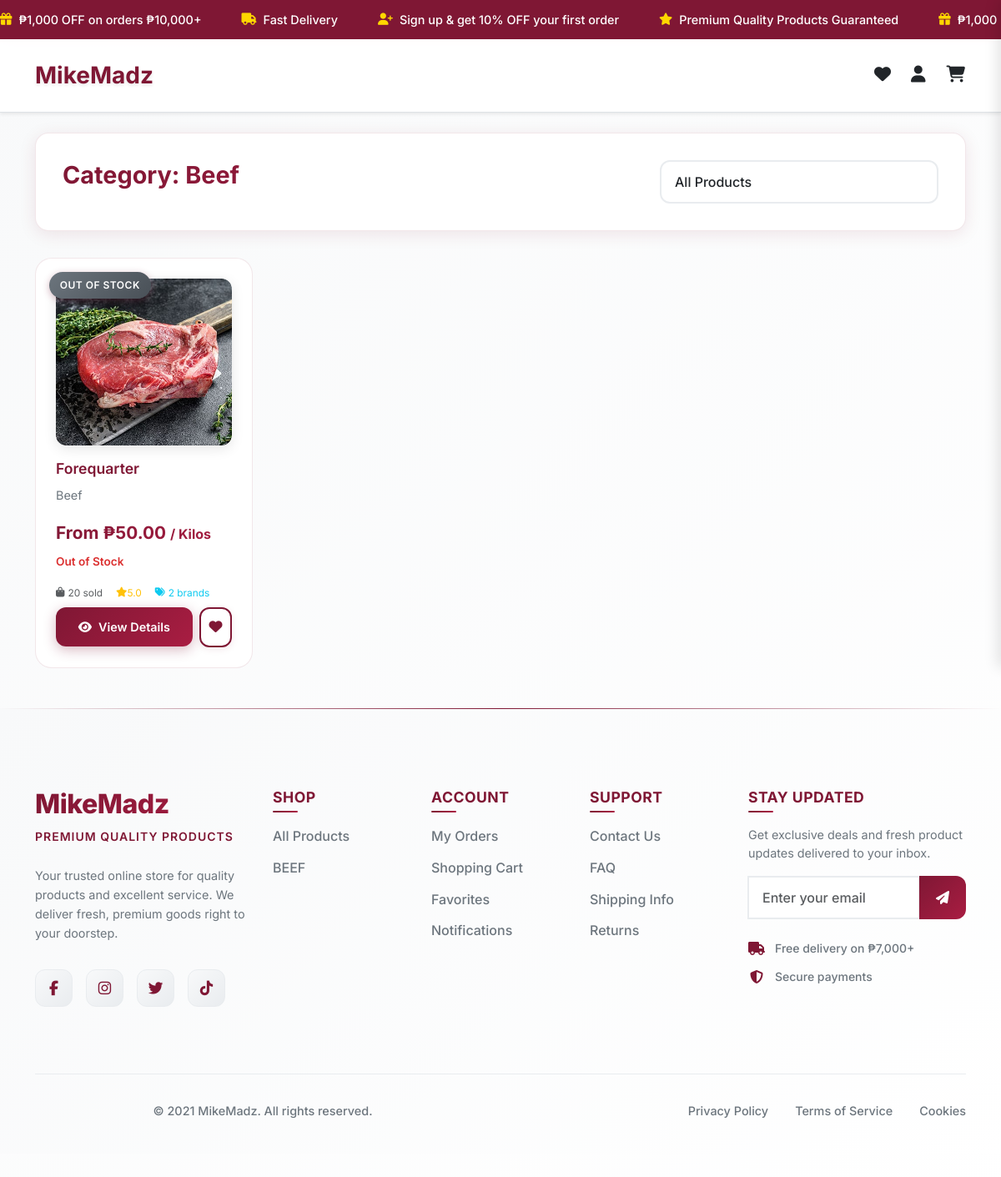
Page /product.php?category=beef on the committed database.
### tables this page shows
CREATE TABLE `promo_messages` (
  `id` int(11) NOT NULL,
  `message_text` text NOT NULL,
  `icon_class` varchar(100) NOT NULL DEFAULT 'fas fa-star',
  `is_active` tinyint(1) DEFAULT 1,
  `sort_order` int(11) DEFAULT 0,
  `created_at` timestamp NOT NULL DEFAULT current_timestamp(),
  `updated_at` timestamp NOT NULL DEFAULT current_timestamp() ON UPDATE current_timestamp()
);

CREATE TABLE `products` (
  `product_id` int(11) NOT NULL,
  `product_name` varchar(255) NOT NULL,
  `product_description` text DEFAULT NULL,
  `created_at` timestamp NOT NULL DEFAULT current_timestamp(),
  `category_id` int(11) DEFAULT NULL,
  `is_archive` tinyint(1) DEFAULT 0,
  `brand_id` int(11) DEFAULT NULL,
  `supplier_id` int(11) DEFAULT NULL,
  `uom_id` int(11) DEFAULT NULL,
  `shelf_life_days` int(11) DEFAULT NULL COMMENT 'Expected shelf life in days',
  `storage_requirements` enum('room_temp','refrigerated','frozen','special') DEFAULT 'room_temp',
  `is_perishable` tinyint(1) DEFAULT 0 COMMENT '1 if product is perishable, 0 if not'
);

CREATE TABLE `categories` (
  `category_id` int(11) NOT NULL,
  `category_name` varchar(100) NOT NULL
);

### product.php (the view, shortened to what the rows shown need)
<?php
include 'includes/db.php';
$products = [];
try {
    $user_favorites = [];
    if (isset($_GET['category'])) {
        $selectedCategory = $_GET['category'];
        if ($selectedCategory === 'all') {
            $products = $pdo->query("
                SELECT
                    p.product_id AS id,
                    p.product_name AS name,
                    p.product_description AS description,
                    uom.name AS uom_name,
                    -- Get lowest price among all brands for this product
                    MIN(COALESCE(pp.markup_price, 0) + COALESCE(
                        (SELECT pb.unit_cost FROM product_batches pb
                         WHERE pb.product_id = p.product_id AND pb.brand_id = b.id
                         AND pb.quantity_remaining > 0 AND pb.is_active = 1
                         ORDER BY pb.expiration_date ASC LIMIT 1),
                        pp.cost_price, 0
                    )) AS price,
                    -- Total stock from all brands combined
                    COALESCE(SUM(
                        (SELECT SUM(pb.quantity_remaining) FROM product_batches pb
                         WHERE pb.product_id = p.product_id AND pb.brand_id = b.id AND pb.is_active = 1)
                    ), 0) AS stock,
                    -- Products sold (from order_items)
                    COALESCE((
                        SELECT SUM(oi.quantity) FROM order_items oi
                        WHERE oi.product_id = p.product_id
                    ), 0) AS products_sold,
                        -- Average rating (from order_ratings via order_items)
                        COALESCE((
                            SELECT AVG(ord_rat.rating)
                            FROM order_ratings ord_rat
                            JOIN orders o ON ord_rat.order_id = o.orders_id
                            JOIN order_items oi ON o.orders_id = oi.order_id
                            WHERE oi.product_id = p.product_id
                        ), 0) AS avg_rating,
                    -- Count of brands available
                    COUNT(DISTINCT b.id) AS brand_count,
                    (SELECT pi.image_url FROM product_images pi
                     WHERE pi.product_id = p.product_id AND pi.is_primary = 1 LIMIT 1) AS image1
                FROM products p
                LEFT JOIN uom uom ON p.uom_id = uom.uom_id
                LEFT JOIN product_pricing pp ON p.product_id = pp.product_id
                LEFT JOIN brands b ON b.is_archived = 0
                WHERE p.is_archive = 0
                AND EXISTS (
                    SELECT 1 FROM product_batches pb
                    WHERE pb.product_id = p.product_id AND pb.brand_id = b.id AND pb.is_active = 1
                )
                GROUP BY p.product_id, p.product_name, p.product_description, uom.name
                ORDER BY stock DESC, name ASC
            ")->fetchAll(PDO::FETCH_ASSOC);
        } else {
            $stmt = $pdo->prepare("SELECT category_id FROM categories WHERE category_name = :name");
            $stmt->execute(['name' => $selectedCategory]);
            $categoryData = $stmt->fetch(PDO::FETCH_ASSOC);
            if ($categoryData) {
                $stmt->execute(['category_id' => $categoryData['category_id']]);
                $products = $stmt->fetchAll(PDO::FETCH_ASSOC);
            }
        }
    }
} catch (PDOException $e) {
    echo "Error fetching data: " . $e->getMessage();
}
?>
<!DOCTYPE html>
<html lang="en">
<head>
    <?php include 'includes/user_head.php'; ?>
    <link rel="stylesheet" href="https://cdn.jsdelivr.net/npm/swiper@11/swiper-bundle.min.css">
</head>
<body>
    <?php include 'includes/user_promo.php'; ?>
    <?php include 'includes/user_navbar.php'; ?>
    <div class="container mt-4 mb-5">
        <div class="category-section">
            <div class="row align-items-center">
                <div class="col-md-8">
                    <?php if (isset($_GET['category'])): ?>
                        <h1 class="category-title">Category: <?= htmlspecialchars(ucfirst($_GET['category'])) ?></h1>
                    <?php else: ?>
                        <h1 class="category-title">All Products</h1>
                    <?php endif; ?>
                </div>
            </div>
        </div>
        <div class="row g-4">
            <?php foreach ($products as $product): ?>
                <div class="col-md-6 col-lg-4 col-xl-3">
                    <div class="product-card">
                        <?php if ((float)$product['stock'] > 10): ?>
                            <span class="product-badge in-stock">In Stock</span>
                        <?php elseif ((float)$product['stock'] > 0): ?>
                            <span class="product-badge low-stock">Low Stock</span>
                        <?php else: ?>
                            <span class="product-badge out-of-stock">Out of Stock</span>
                        <?php endif; ?>
                        <div class="swiper mySwiper" data-product-id="<?= $product['id'] ?>" style="cursor: pointer;">
                            <div class="swiper-wrapper">
                                <?php if (!empty($product['image1'])): ?>
                                    <div class="swiper-slide">
                                        <img src="admin/<?= htmlspecialchars($product['image1']) ?>" class="w-100" style="height: 200px; object-fit: cover;" onerror="this.src='images/placeholder.jpg'">
                                    </div>
                                <?php endif; ?>
                            </div>
                        </div>
                        <h3 class="product-title" onclick="window.location.href='product_detail.php?id=<?= $product['id'] ?>'" style="cursor: pointer;">
                            <?= htmlspecialchars($product['name']) ?>
                        </h3>
                        <p class="product-desc"><?= htmlspecialchars($product['description']) ?></p>
                        <div class="product-price">
                            From ₱<?= number_format($product['price'], 2) ?>
                            <span class="fs-6 text-muted"> / <?= htmlspecialchars($product['uom_name'] ?? '') ?></span>
                        </div>
                        <div class="product-stock">
                            <?php if ($product['stock'] > 0): ?>
                                <span class="stock-available">
                                    Stock: <?= number_format((float)$product['stock'], 1) ?> <?= htmlspecialchars($product['uom_name'] ?? '') ?>
                                </span>
                            <?php else: ?>
                                <span class="stock-out">Out of Stock</span>
                            <?php endif; ?>
                        </div>
                        <div class="product-meta mb-2">
                            <small class="text-muted">
                                <i class="fas fa-shopping-bag me-1"></i><?= number_format($product['products_sold']) ?> sold
                            </small>
                            <?php if ($product['avg_rating'] > 0): ?>
                                <small class="text-warning ms-2">
                                    <i class="fas fa-star"></i> <?= number_format($product['avg_rating'], 1) ?>
                                </small>
                            <?php else: ?>
                                <small class="text-muted ms-2">
                                    <i class="fas fa-star"></i> No rating yet
                                </small>
                            <?php endif; ?>
                            <?php if ($product['brand_count'] > 1): ?>
                                <small class="text-info ms-2">
                                    <i class="fas fa-tags me-1"></i><?= $product['brand_count'] ?> brands
                                </small>
                            <?php endif; ?>
                        </div>
                        <div class="d-flex align-items-center gap-2">
                            <button type="button" class="btn-add-cart flex-grow-1" onclick="window.location.href='product_detail.php?id=<?= $product['id'] ?>'">
                                <i class="fas fa-eye me-2"></i>View Details
                            </button>
                            <button type="button" class="btn-favorite <?= in_array($product['id'], $user_favorites) ? 'favorited' : '' ?>" data-product-id="<?= $product['id'] ?>">
                                <i class="fas fa-heart"></i>
                            </button>
                        </div>
                    </div>
                </div>
            <?php endforeach; ?>
        </div>
    </div>
        <?php include 'includes/user_footer.php'; ?>
</body>
</html>

### includes/user_promo.php (shortened to what the rows shown need)
 <?php
$promo_messages = [];
try {
    include_once __DIR__ . '/db.php';
    $stmt = $pdo->query("SELECT * FROM promo_messages WHERE is_active = 1 ORDER BY sort_order ASC, created_at ASC");
    $promo_messages = $stmt->fetchAll(PDO::FETCH_ASSOC);
} catch (Exception $e) {
    $promo_messages = [
        ['message_text' => '₱1,000 OFF on orders ₱10,000+', 'icon_class' => 'fas fa-gift'],
        ['message_text' => 'Free Nationwide Delivery on ₱7,000+', 'icon_class' => 'fas fa-truck'],
        ['message_text' => 'Sign up & get 10% OFF your first order', 'icon_class' => 'fas fa-user-plus'],
        ['message_text' => 'Premium Quality Products Guaranteed', 'icon_class' => 'fas fa-star'],
        ['message_text' => '90 Minutes Express Delivery', 'icon_class' => 'fas fa-clock']
    ];
}
?>
<div class="promo-banner">
    <div class="promo-marquee">
        <?php foreach ($promo_messages as $message): ?>
            <div class="promo-item">
                <i class="<?= htmlspecialchars($message['icon_class']) ?>"></i><?= htmlspecialchars($message['message_text']) ?>
            </div>
        <?php endforeach; ?>
        <?php foreach ($promo_messages as $message): ?>
            <div class="promo-item">
                <i class="<?= htmlspecialchars($message['icon_class']) ?>"></i><?= htmlspecialchars($message['message_text']) ?>
            </div>
        <?php endforeach; ?>
    </div>
</div>

### includes/user_footer.php (shortened to what the rows shown need)
<?php
include_once __DIR__ . '/db.php';
$footer_categories = [];
try {
    $stmt = $pdo->query("
        SELECT
            c.category_id,
            c.category_name,
            COUNT(p.product_id) as product_count
        FROM categories c
        LEFT JOIN products p ON c.category_id = p.category_id AND p.is_archive = 0
        GROUP BY c.category_id, c.category_name
        HAVING product_count > 0
        ORDER BY product_count DESC, c.category_name
        LIMIT 6
    ");
    $footer_categories = $stmt->fetchAll(PDO::FETCH_ASSOC);
} catch (PDOException $e) {
    $footer_categories = [];
}
?>
<footer class="footer">
    <div class="container">
        <div class="row g-4 py-5">
            <div class="col-lg-3 col-md-6">
                <div class="footer-brand mb-4">
                    <h2 class="brand-name">MikeMadz</h2>
                </div>
            </div>
            <div class="col-lg-2 col-md-6">
                <ul class="footer-links">
                    <?php if (!empty($footer_categories)): ?>
                        <?php foreach ($footer_categories as $category): ?>
                            <li><a href="product.php?category=<?= urlencode(strtolower($category['category_name'])) ?>">
                                <?= htmlspecialchars(ucfirst($category['category_name'])) ?>
                            </a></li>
                        <?php endforeach; ?>
                    <?php endif; ?>
                </ul>
            </div>
        </div>
    </div>
</footer>

### rows in the picture
promo_messages: message_text "₱1,000 OFF on orders ₱10,000+", message_text "₱1,000…"
promo_messages: message_text "Fast Delivery"
promo_messages: message_text "Sign up & get 10% OFF your first order"
promo_messages: message_text "Premium Quality Products Guaranteed"
products: product_name "Forequarter", product_description "Beef", price "50.00", uom_name "Kilos", products_sold "20", avg_rating "5.0", brand_count "2"
categories: category_name "BEEF"

### other values in the picture
$_GET['category'] "Beef"
